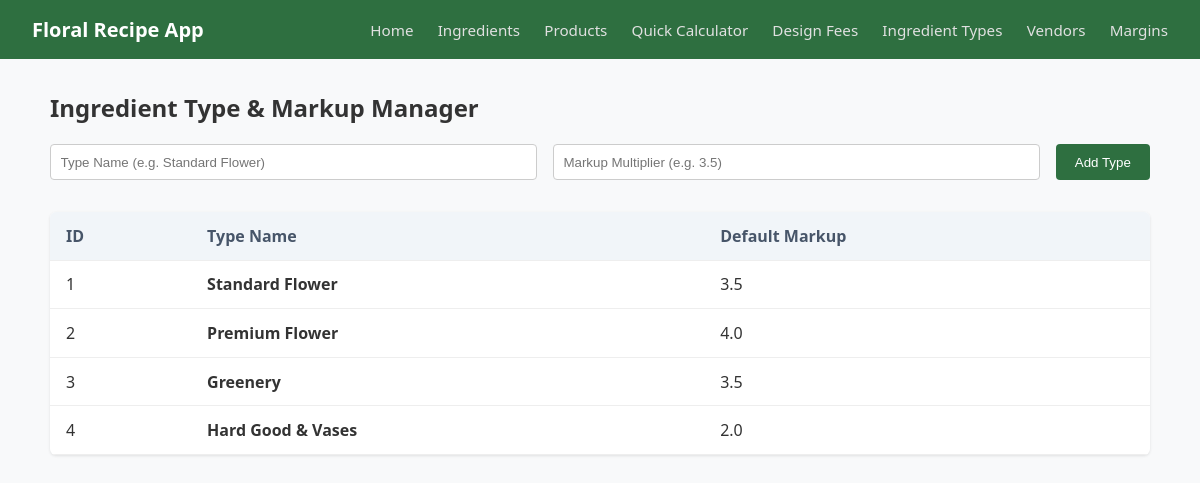
The page /ingredient-types on the database as committed earlier.
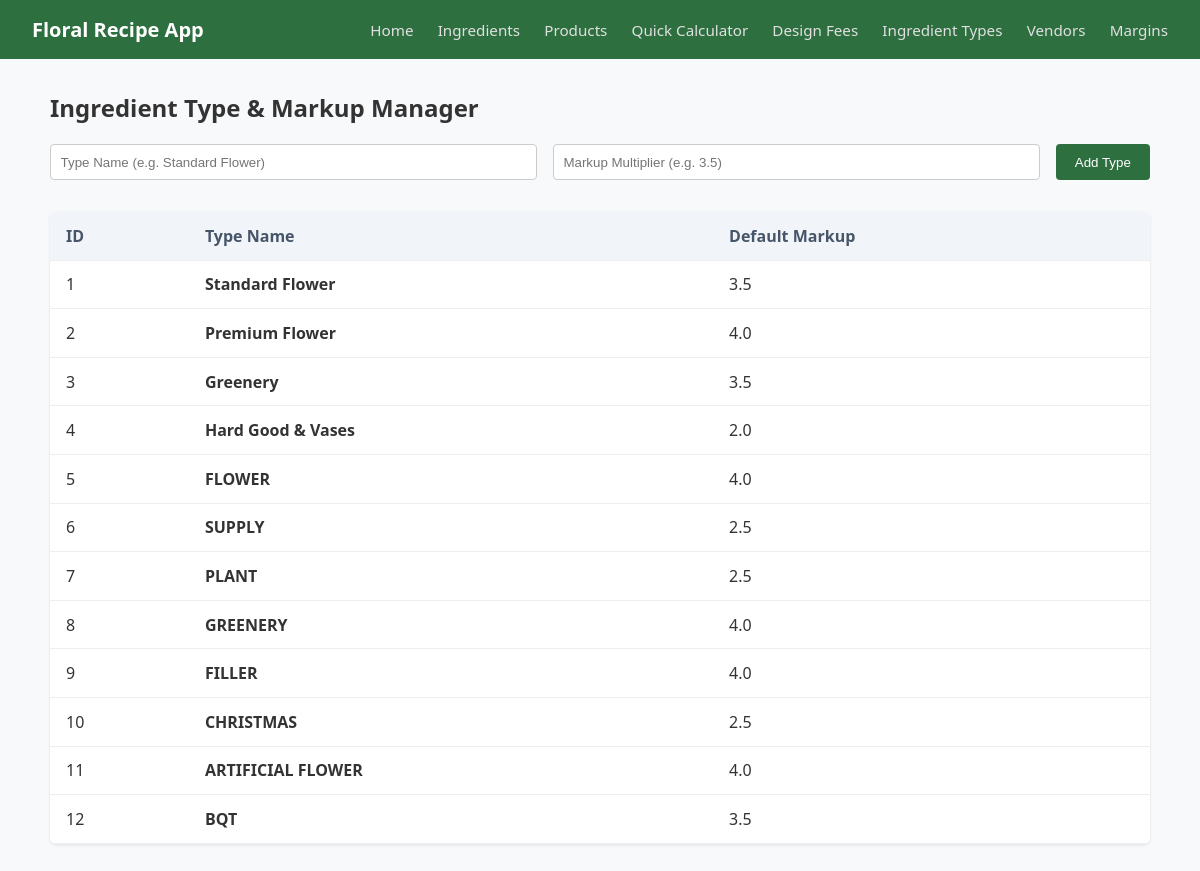
The same page on the database as committed later.
### models.py (models this page shows, shortened)
class IngredientType(db.Model):
    __tablename__ = 'ingredient_types'
    id = db.Column(db.Integer, primary_key=True)
    name = db.Column(db.String(50), nullable=False, unique=True) # e.g. Flower, Filler, Supply
    markup = db.Column(db.Float, default=4.0) # Multiplier
    ingredients = db.relationship('Ingredient', backref='type_info', lazy=True)

### app.py (the view, shortened to what this page needs)
@app.route('/ingredient-types', methods=['GET', 'POST'])
def ingredient_types():
    all_types = models.IngredientType.query.all()
    return render_template('ingredient_types.html', types=all_types)

### templates/ingredient_types.html (shortened to what this page needs)
{% extends 'base.html' %}
{% block content %}
<h2>Ingredient Type & Markup Manager</h2>
<form method="POST" class="form-inline">
    <input type="text" name="name" placeholder="Type Name (e.g. Standard Flower)" required>
    <input type="number" step="0.1" name="markup" placeholder="Markup Multiplier (e.g. 3.5)" required>
    <button type="submit">Add Type</button>
</form>
<table class="data-table">
    <thead>
        <tr>
            <th>ID</th>
            <th>Type Name</th>
            <th>Default Markup</th>
        </tr>
    </thead>
    <tbody>
        {% for type in types %}
        <tr>
            <td>{{ type.id }}</td>
            <td><strong>{{ type.name }}</strong></td>
            <td>{{ type.markup }}</td>
        </tr>
        {% else %}
        <tr><td colspan="3">No ingredient types found.</td></tr>
        {% endfor %}
    </tbody>
</table>
{% endblock %}

### templates/base.html (shortened to what this page needs)
<!DOCTYPE html>
<html lang="en">
<head>
    <link rel="stylesheet" href="{{ url_for('static', filename='css/main.css') }}">
</head>
<body>
    <header class="navbar">
        <div class="logo">
            <a href="{{ url_for('index') }}">Floral Recipe App</a>
        </div>
        <nav class="nav-links">
            <a href="{{ url_for('index') }}">Home</a>
            <a href="{{ url_for('ingredients') }}">Ingredients</a>
            <a href="{{ url_for('products') }}">Products</a>
            <a href="{{ url_for('temp_calculator') }}">Quick Calculator</a>
            <a href="{{ url_for('design_fees') }}">Design Fees</a>
            <a href="{{ url_for('ingredient_types') }}">Ingredient Types</a>
            <a href="{{ url_for('vendors') }}">Vendors</a>
            <a href="{{ url_for('profit_margins') }}">Margins</a>
        </nav>
    </header>
    <main class="container">
    {% block content %}{% endblock %}
    </main>
</body>
</html>

### static/css/main.css (style rules this page uses)
body { font-family: 'Segoe UI', 'Segoe UI', Tahoma, Geneva, Verdana, sans-serif; background-color: #f8f9fa; color: #333333; margin: 0; padding: 0; }
.navbar { display: flex; justify-content: space-between; align-items: center; background-color: #2e6f40; padding: 1rem 2rem; }
.navbar .logo a { color: #fff; font-size: 1.25rem; font-weight: bold; text-decoration: none; }
.navbar .nav-links a { color: #e0e0e0; text-decoration: none; margin-left: 1.25rem; font-size: 0.95rem; }
.container { max-width: 1100px; margin: 2rem auto; padding: 0 1 rem; }
.form-inline { display: flex; gap: 1rem; margin-bottom: 2rem; }
.form-inline input { padding: 0.6rem; border: 1px solid #ccc; border-radius: 4px; flex: 1; }
.form-inline button { background-color: #2e6f40; color: white; border: none; padding: 0.6rem 1.2rem; border-radius: 4px; cursor: pointer; }
.data-table { width: 100%; border-collapse: collapse; background: white; border-radius: 6px; overflow: hidden; box-shadow: 0 1px 3px rgba(0, 0, 0, 0.1); }
.data-table th, .data-table td { padding: 0.8rem 1rem; text-align: left; border-bottom: 1px solid #eee; }
.data-table th { background-color: #f1f5f9; color: #475569; }

Rows that differ between the two databases and show on the page:
added IngredientType: id "5", name "FLOWER", markup "4.0"
added IngredientType: id "6", name "SUPPLY", markup "2.5"
added IngredientType: id "7", name "PLANT", markup "2.5"
added IngredientType: id "8", name "GREENERY", markup "4.0"
added IngredientType: id "9", name "FILLER", markup "4.0"
added IngredientType: id "10", name "CHRISTMAS", markup "2.5"
added IngredientType: id "11", name "ARTIFICIAL FLOWER", markup "4.0"
added IngredientType: id "12", name "BQT", markup "3.5"
